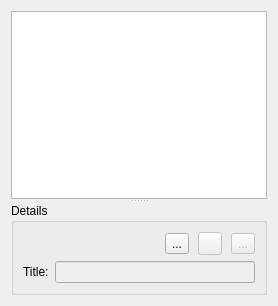
      <widget class="QWidget" name="tabImages">
       <attribute name="icon">
        <iconset resource="../../libs/vmisc/share/resources/icon.qrc">
         <normaloff>:/icon/light/16x16/viewimage.png</normaloff>:/icon/light/16x16/viewimage.png</iconset>
       </attribute>
       <attribute name="title">
        <string>Images</string>
       </attribute>
       <layout class="QVBoxLayout" name="verticalLayout">
        <item>
         <widget class="QSplitter" name="splitter_2">
          <property name="sizePolicy">
           <sizepolicy hsizetype="Preferred" vsizetype="Expanding">
            <horstretch>0</horstretch>
            <verstretch>0</verstretch>
           </sizepolicy>
          </property>
          <property name="sizeIncrement">
           <size>
            <width>0</width>
            <height>0</height>
           </size>
          </property>
          <property name="orientation">
           <enum>Qt::Vertical</enum>
          </property>
          <property name="handleWidth">
           <number>4</number>
          </property>
          <widget class="QListWidget" name="listWidget">
           <property name="sizePolicy">
            <sizepolicy hsizetype="Expanding" vsizetype="Expanding">
             <horstretch>0</horstretch>
             <verstretch>1</verstretch>
            </sizepolicy>
           </property>
           <property name="sizeIncrement">
            <size>
             <width>0</width>
             <height>4</height>
            </size>
           </property>
           <property name="iconSize">
            <size>
             <width>96</width>
             <height>96</height>
            </size>
           </property>
           <property name="movement">
            <enum>QListView::Static</enum>
           </property>
           <property name="flow">
            <enum>QListView::LeftToRight</enum>
           </property>
           <property name="viewMode">
            <enum>QListView::IconMode</enum>
           </property>
           <property name="uniformItemSizes">
            <bool>false</bool>
           </property>
          </widget>
          <widget class="QGroupBox" name="groupBoxImageDetails">
           <property name="enabled">
            <bool>true</bool>
           </property>
           <property name="sizePolicy">
            <sizepolicy hsizetype="Preferred" vsizetype="Preferred">
             <horstretch>0</horstretch>
             <verstretch>0</verstretch>
            </sizepolicy>
           </property>
           <property name="sizeIncrement">
            <size>
             <width>0</width>
             <height>1</height>
            </size>
           </property>
           <property name="toolTip">
            <string>Details</string>
           </property>
           <property name="title">
            <string>Details</string>
           </property>
           <layout class="QFormLayout" name="formLayout_3">
            <item row="0" column="0" colspan="2">
             <layout class="QHBoxLayout" name="horizontalLayout_4">
              <property name="spacing">
               <number>9</number>
              </property>
              <item>
               <spacer name="horizontalSpacer_3">
                <property name="orientation">
                 <enum>Qt::Horizontal</enum>
                </property>
                <property name="sizeHint" stdset="0">
                 <size>
                  <width>40</width>
                  <height>20</height>
                 </size>
                </property>
               </spacer>
              </item>
              <item>
               <widget class="QToolButton" name="toolButtonAddImage">
                <property name="enabled">
                 <bool>true</bool>
                </property>
                <property name="text">
                 <string notr="true">...</string>
                </property>
                <property name="icon">
                 <iconset resource="../../libs/vmisc/share/resources/icon.qrc">
                  <normaloff>:/icon/light/16x16/insert-image.png</normaloff>:/icon/light/16x16/insert-image.png</iconset>
                </property>
               </widget>
              </item>
              <item>
               <widget class="QToolButton" name="toolButtonRemoveImage">
                <property name="enabled">
                 <bool>false</bool>
                </property>
                <property name="toolTip">
                 <string>Delete measurement</string>
                </property>
                <property name="text">
                 <string notr="true"/>
                </property>
                <property name="icon">
                 <iconset resource="../../libs/vmisc/share/resources/icon.qrc">
                  <normaloff>:/icon/light/16x16/remove-image.png</normaloff>:/icon/light/16x16/remove-image.png</iconset>
                </property>
               </widget>
              </item>
              <item>
               <widget class="QToolButton" name="toolButtonSaveImage">
                <property name="enabled">
                 <bool>false</bool>
                </property>
                <property name="toolTip">
                 <string>Save image</string>
                </property>
                <property name="text">
                 <string notr="true">...</string>
                </property>
                <property name="icon">
                 <iconset theme="document-save-as">
                  <normaloff>.</normaloff>.</iconset>
                </property>
               </widget>
              </item>
             </layout>
            </item>
            <item row="1" column="0">
             <widget class="QLabel" name="label_3">
              <property name="text">
               <string>Title:</string>
              </property>
             </widget>
            </item>
            <item row="1" column="1">
             <widget class="QLineEdit" name="lineEditImageTitle">
              <property name="enabled">
               <bool>false</bool>
              </property>
              <property name="toolTip">
               <string>Measurement's name in a formula</string>
              </property>
             </widget>
            </item>
           </layout>
          </widget>
         </widget>
        </item>
       </layout>
      </widget>
